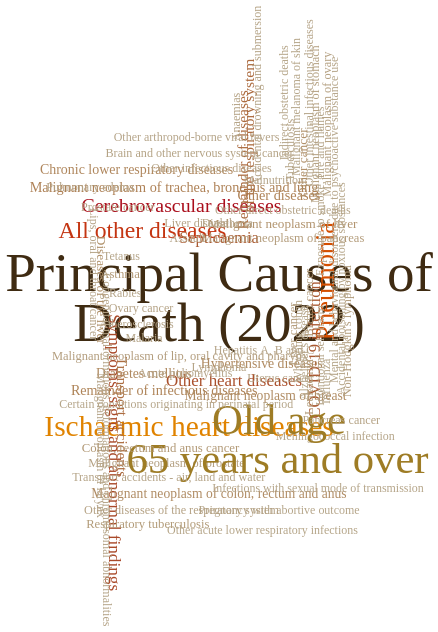

Express this chart as Vega-Lite.
### Vega-Lite specification from a JSON file in a GitHub repository (floating-point values rounded to 4 significant figures)
{"$schema": "https://vega.github.io/schema/vega-lite/v5.json", "config": {"font": "Lilita One", "view": {"stroke": ""}}, "width": "container", "height": 500, "background": null, "data": {"values": [{"word": "Principal Causes of", "count": 50000, "x": 200, "y": 205, "angle": 0, "Causes of Death": "Principal Causes of Death (2022)", "Death Cases": 206525}, {"word": "Death (2022)", "count": 50000, "x": 200, "y": 170, "angle": 0, "Causes of Death": "Principal Causes of Death (2022)", "Death Cases": 206525}, {"word": "Ischaemic heart diseases", "count": 20322, "x": 160, "y": 98, "angle": 0, "Causes of Death": "Ischaemic heart diseases", "Death Cases": 20322}, {"word": "Pneumonia", "count": 16770, "x": 343, "y": 200, "angle": -90, "Causes of Death": "Pneumonia", "Death Cases": 16770}, {"word": "All other diseases", "count": 13541, "x": 98, "y": 235, "angle": 0, "Causes of Death": "All other diseases", "Death Cases": 13541}, {"word": "Cerebrovascular diseases", "count": 9149, "x": 150, "y": 253, "angle": 0, "Causes of Death": "Cerebrovascular diseases", "Death Cases": 9149}, {"word": "Symptoms, signs and abnormal findings", "count": 6114, "x": 60, "y": 80, "angle": 90, "Causes of Death": "Symptoms, signs and abnormal findings", "Death Cases": 6114}, {"word": "Other heart diseases", "count": 5774, "x": 220, "y": 130, "angle": 0, "Causes of Death": "Other heart diseases", "Death Cases": 5774}, {"word": "COVID-19 infection", "count": 5314, "x": 328, "y": 152, "angle": -90, "Causes of Death": "COVID-19 infection", "Death Cases": 5314}, {"word": "Septicaemia", "count": 5006, "x": 200, "y": 230, "angle": 0, "Causes of Death": "Septicaemia", "Death Cases": 5006}, {"word": "Remainder of diseases", "count": 4131, "x": 232, "y": 285, "angle": -90, "Causes of Death": "Remainder of diseases of the respiratory system", "Death Cases": 4131}, {"word": "of the respiratory system", "count": 4131, "x": 240, "y": 302, "angle": -90, "Causes of Death": "Remainder of diseases of the respiratory system", "Death Cases": 4131}, {"word": "Transport accidents", "count": 4012, "x": 70, "y": 105, "angle": 90, "Causes of Death": "Transport accidents", "Death Cases": 4012}, {"word": "Malignant neoplasm of trachea, bronchus and lung", "count": 2644, "x": 140, "y": 265, "angle": 0, "Causes of Death": "Malignant neoplasm of trachea, bronchus and lung", "Death Cases": 2644}, {"word": "Remainder of infectious diseases", "count": 2573, "x": 127, "y": 123, "angle": 0, "Causes of Death": "Remainder of infectious diseases", "Death Cases": 2573}, {"word": "Chronic lower respiratory diseases", "count": 2324, "x": 90, "y": 278, "angle": 0, "Causes of Death": "Chronic lower respiratory diseases", "Death Cases": 2324}, {"word": "Hypertensive diseases", "count": 2123, "x": 257, "y": 142, "angle": 0, "Causes of Death": "Hypertensive diseases", "Death Cases": 2123}, {"word": "Diabetes mellitus", "count": 2085, "x": 100, "y": 135, "angle": 0, "Causes of Death": "Diabetes mellitus", "Death Cases": 2085}, {"word": "Malignant neoplasm of breast", "count": 1922, "x": 262, "y": 120, "angle": 0, "Causes of Death": "Malignant neoplasm of breast", "Death Cases": 1922}, {"word": "Malignant neoplasm of colon, rectum and anus", "count": 1894, "x": 200, "y": 51, "angle": 0, "Causes of Death": "Malignant neoplasm of colon, rectum and anus", "Death Cases": 1894}, {"word": "Diseases of the liver", "count": 1552, "x": 42, "y": 194, "angle": 90, "Causes of Death": "Diseases of the liver", "Death Cases": 1552}, {"word": "Malignant neoplasm of liver", "count": 1389, "x": 285, "y": 240, "angle": 0, "Causes of Death": "Malignant neoplasm of liver", "Death Cases": 1389}, {"word": "Respiratory tuberculosis", "count": 811, "x": 105, "y": 30, "angle": 0, "Causes of Death": "Respiratory tuberculosis", "Death Cases": 811}, {"word": "Leukaemia", "count": 725, "x": 320, "y": 126, "angle": -90, "Causes of Death": "Leukaemia", "Death Cases": 725}, {"word": "Malignant neoplasm of pancreas", "count": 672, "x": 285, "y": 230, "angle": 0, "Causes of Death": "Malignant neoplasm of pancreas", "Death Cases": 672}, {"word": "Malignant neoplasm of lip, oral cavity and pharynx", "count": 603, "x": 148, "y": 148, "angle": 0, "Causes of Death": "Malignant neoplasm of lip, oral cavity and pharynx", "Death Cases": 603}, {"word": "Non-Hodgkin's lymphoma", "count": 533, "x": 371, "y": 165, "angle": -90, "Causes of Death": "Non-Hodgkin's lymphoma", "Death Cases": 533}, {"word": "Malignant neoplasm of prostate", "count": 457, "x": 130, "y": 73, "angle": 0, "Causes of Death": "Malignant neoplasm of prostate", "Death Cases": 457}, {"word": "Malignant neoplasm of ovary", "count": 403, "x": 344, "y": 310, "angle": -90, "Causes of Death": "Malignant neoplasm of ovary", "Death Cases": 403}, {"word": "Malignant neoplasm of stomach", "count": 383, "x": 328, "y": 310, "angle": -90, "Causes of Death": "Malignant neoplasm of stomach", "Death Cases": 383}, {"word": "Anaemias", "count": 231, "x": 222, "y": 315, "angle": -90, "Causes of Death": "Anaemias", "Death Cases": 231}, {"word": "Accidental drowning and submersion", "count": 89, "x": 250, "y": 330, "angle": -90, "Causes of Death": "Accidental drowning and submersion", "Death Cases": 89}, {"word": "Malignant neoplasm of larynx", "count": 72, "x": 42, "y": 85, "angle": 90, "Causes of Death": "Malignant neoplasm of larynx", "Death Cases": 72}, {"word": "Other arthropod-borne viral fevers", "count": 67, "x": 170, "y": 301, "angle": 0, "Causes of Death": "Other arthropod-borne viral fevers", "Death Cases": 67}, {"word": "Other direct obstetric deaths", "count": 53, "x": 285, "y": 250, "angle": 0, "Causes of Death": "Other direct obstetric deaths", "Death Cases": 53}, {"word": "Other intestinal infectious diseases", "count": 51, "x": 320, "y": 325, "angle": -90, "Causes of Death": "Other intestinal infectious diseases", "Death Cases": 51}, {"word": "Malnutrition", "count": 51, "x": 273, "y": 271, "angle": 0, "Causes of Death": "Malnutrition", "Death Cases": 51}, {"word": "Assault", "count": 51, "x": 158, "y": 230, "angle": 0, "Causes of Death": "Assault", "Death Cases": 51}, {"word": "Indirect obstetric deaths", "count": 33, "x": 286, "y": 325, "angle": -90, "Causes of Death": "Indirect obstetric deaths", "Death Cases": 33}, {"word": "Malignant melanoma of skin", "count": 32, "x": 303, "y": 322, "angle": -90, "Causes of Death": "Malignant melanoma of skin", "Death Cases": 32}, {"word": "Alzheimer's disease", "count": 31, "x": 313, "y": 150, "angle": -90, "Causes of Death": "Alzheimer's disease", "Death Cases": 31}, {"word": "Influenza", "count": 27, "x": 342, "y": 130, "angle": -90, "Causes of Death": "Influenza", "Death Cases": 27}, {"word": "Accidental poisoning by noxious substances", "count": 27, "x": 362, "y": 195, "angle": -90, "Causes of Death": "Accidental poisoning by noxious substances", "Death Cases": 27}, {"word": "Other acute lower respiratory infections", "count": 26, "x": 258, "y": 26, "angle": 0, "Causes of Death": "Other acute lower respiratory infections", "Death Cases": 26}, {"word": "Atherosclerosis", "count": 18, "x": 90, "y": 170, "angle": 0, "Causes of Death": "Atherosclerosis", "Death Cases": 18}, {"word": "Pregnancy with abortive outcome", "count": 16, "x": 280, "y": 40, "angle": 0, "Causes of Death": "Pregnancy with abortive outcome", "Death Cases": 16}, {"word": "Malaria", "count": 12, "x": 100, "y": 160, "angle": 0, "Causes of Death": "Malaria", "Death Cases": 12}, {"word": "Infections with sexual mode of transmission", "count": 9, "x": 332, "y": 55, "angle": 0, "Causes of Death": "Infections with sexual mode of transmission", "Death Cases": 9}, {"word": "Exposure to smoke, fire and flames", "count": 9, "x": 335, "y": 263, "angle": -90, "Causes of Death": "Exposure to smoke, fire and flames", "Death Cases": 9}, {"word": "Rabies", "count": 8, "x": 75, "y": 192, "angle": 0, "Causes of Death": "Rabies", "Death Cases": 8}, {"word": "Intentional self-harm", "count": 8, "x": 334, "y": 148, "angle": -90, "Causes of Death": "Intentional self-harm", "Death Cases": 8}, {"word": "Tetanus", "count": 2, "x": 70, "y": 218, "angle": 0, "Causes of Death": "Tetanus", "Death Cases": 2}, {"word": "Meningococcal infection", "count": 2, "x": 355, "y": 92, "angle": 0, "Causes of Death": "Meningococcal infection", "Death Cases": 2}, {"word": "Diphtheria", "count": 1, "x": 211, "y": 241, "angle": 0, "Causes of Death": "Diphtheria", "Death Cases": 1}, {"word": "Whooping cough", "count": 1, "x": 305, "y": 158, "angle": -90, "Causes of Death": "Whooping cough", "Death Cases": 1}, {"word": "Acute poliomyelitis", "count": 1, "x": 155, "y": 136, "angle": 0, "Causes of Death": "Acute poliomyelitis", "Death Cases": 1}, {"word": "Mental and behavioural disorders due to psychoactive substance use", "count": 1, "x": 353, "y": 243, "angle": -90, "Causes of Death": "Mental and behavioural disorders due to psychoactive substance use", "Death Cases": 1}, {"word": "Old age", "count": 35679, "x": 280, "y": 102, "angle": 0, "Causes of Death": "Old age 65 years and over", "Death Cases": 35679}, {"word": "65 years and over", "count": 35679, "x": 278, "y": 75, "angle": 0, "Causes of Death": "Old age 65 years and over", "Death Cases": 35679}, {"word": "Other diseases", "count": 2697, "x": 280, "y": 260, "angle": 0, "Causes of Death": "Other diseases", "Death Cases": 2697}, {"word": "Other cancer", "count": 1652, "x": 312, "y": 283, "angle": -90, "Causes of Death": "Other cancer", "Death Cases": 1652}, {"word": "Colon, rectum and anus cancer", "count": 928, "x": 122, "y": 83, "angle": 0, "Causes of Death": "Colon, rectum and anus cancer", "Death Cases": 928}, {"word": "Asthma", "count": 909, "x": 68, "y": 205, "angle": 0, "Causes of Death": "Asthma", "Death Cases": 909}, {"word": "Liver cancer", "count": 695, "x": 298, "y": 163, "angle": -90, "Causes of Death": "Liver cancer", "Death Cases": 695}, {"word": "Breast cancer", "count": 685, "x": 320, "y": 185, "angle": -90, "Causes of Death": "Breast cancer", "Death Cases": 685}, {"word": "Other diseases of the respiratory system", "count": 297, "x": 150, "y": 40, "angle": 0, "Causes of Death": "Other diseases of the respiratory system", "Death Cases": 297}, {"word": "Pancreas cancer", "count": 219, "x": 363, "y": 103, "angle": 0, "Causes of Death": "Pancreas cancer", "Death Cases": 219}, {"word": "Liver disease", "count": 209, "x": 170, "y": 241, "angle": 0, "Causes of Death": "Liver disease", "Death Cases": 209}, {"word": "Prostate cancer", "count": 196, "x": 65, "y": 252, "angle": 0, "Causes of Death": "Prostate cancer", "Death Cases": 196}, {"word": "Brain and other nervous system cancer", "count": 186, "x": 174, "y": 290, "angle": 0, "Causes of Death": "Brain and other nervous system cancer", "Death Cases": 186}, {"word": "Tuberculosis", "count": 182, "x": 295, "y": 292, "angle": -90, "Causes of Death": "Tuberculosis", "Death Cases": 182}, {"word": "Uterus cancer", "count": 166, "x": 282, "y": 132, "angle": 0, "Causes of Death": "Uterus cancer", "Death Cases": 166}, {"word": "Pulmonary edema", "count": 145, "x": 28, "y": 266, "angle": 0, "Causes of Death": "Pulmonary edema", "Death Cases": 145}, {"word": "Lips, oral and throat cancer", "count": 135, "x": 33, "y": 205, "angle": 90, "Causes of Death": "Lips, oral and throat cancer", "Death Cases": 135}, {"word": "Ovary cancer", "count": 132, "x": 96, "y": 181, "angle": 0, "Causes of Death": "Ovary cancer", "Death Cases": 132}, {"word": "Other infectious diseases", "count": 131, "x": 190, "y": 279, "angle": 0, "Causes of Death": "Other infectious diseases", "Death Cases": 131}, {"word": "Congenital malformations, deformations and chromosomal abnormalities", "count": 114, "x": 51, "y": 82, "angle": 90, "Causes of Death": "Congenital malformations, deformations and chromosomal abnormalities", "Death Cases": 114}, {"word": "Lymphoma", "count": 101, "x": 200, "y": 140, "angle": 0, "Causes of Death": "Lymphoma", "Death Cases": 101}, {"word": "Transport accidents - air, land and water", "count": 100, "x": 133, "y": 63, "angle": 0, "Causes of Death": "Transport accidents - air, land and water", "Death Cases": 100}, {"word": "Hepatitis A, B and C", "count": 58, "x": 260, "y": 152, "angle": 0, "Causes of Death": "Hepatitis A, B and C", "Death Cases": 58}, {"word": "Certain conditions originating in perinatal period", "count": 15, "x": 143, "y": 114, "angle": 0, "Causes of Death": "Certain conditions originating in perinatal period", "Death Cases": 15}]}, "mark": {"type": "text", "tooltip": true}, "encoding": {"x": {"field": "x", "type": "quantitative", "scale": {"domain": [0, 400]}, "axis": null}, "y": {"field": "y", "type": "quantitative", "scale": {"domain": [0, 350]}, "axis": null}, "text": {"field": "word"}, "size": {"field": "count", "type": "quantitative", "scale": {"domain": [50, 50000], "range": [12, 55]}, "legend": null}, "angle": {"field": "angle", "type": "quantitative", "scale": {"domain": [0, 360]}}, "color": {"field": "count", "type": "quantitative", "scale": {"range": ["#b5a589", "#a5021d", "#d44c00", "#e3c300", "#aa9228", "#74491f", "#3f2b12"]}, "legend": null}, "tooltip": [{"field": "Causes of Death", "title": "Cause of Death", "type": "nominal"}, {"field": "Death Cases", "type": "quantitative", "format": ","}]}}
